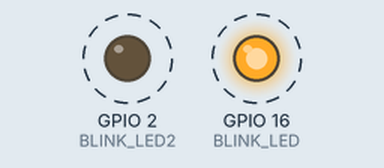
Bench run of a program on a simulated ESP8266 (NodeMCU). On the bench: output pins drawn as LEDs (lit = HIGH). Dashed ring = blinking. What the program prints to the serial monitor is not drawn.

Above: at 0.1 s.
Timing chart, 0 to 3.0 s (numbered marks = the images above):
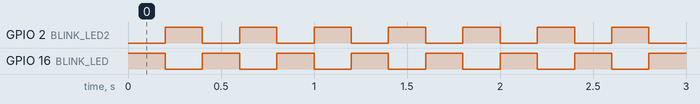

The program:

main.cpp
```cpp
#include <Arduino.h>

#define BLINK_LED 16
#define BLINK_LED2 2

void setup(){
    Serial.begin(115200);
    pinMode(BLINK_LED,OUTPUT);
    pinMode(BLINK_LED2,OUTPUT);
}

void loop(){
    digitalWrite(BLINK_LED, HIGH);
    digitalWrite(BLINK_LED2, LOW);
    delay(200);
    digitalWrite(BLINK_LED, LOW);
    digitalWrite(BLINK_LED2, HIGH);
    delay(200);

    Serial.println("Serial OK");
}
```

Measured:
- by itself, GPIO 2 (BLINK_LED2), GPIO 16 (BLINK_LED): alternates HIGH for 0.20 s and LOW for 0.20 s
